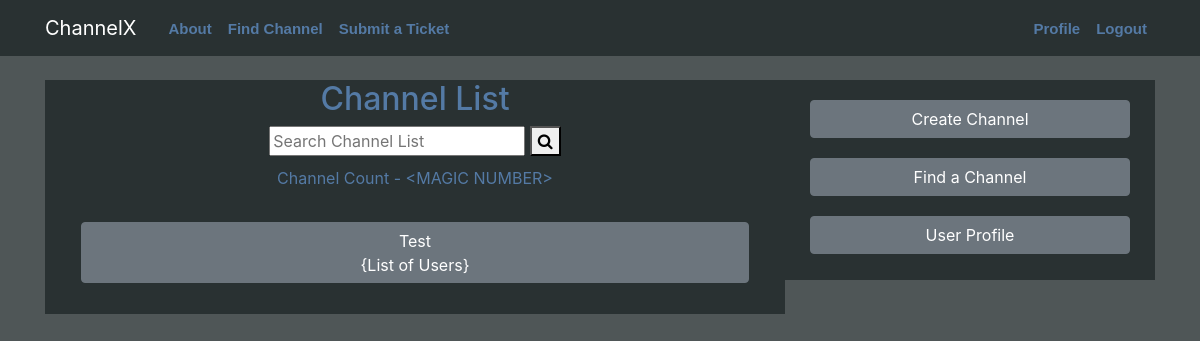
Before: / (signed in) with the older database file.
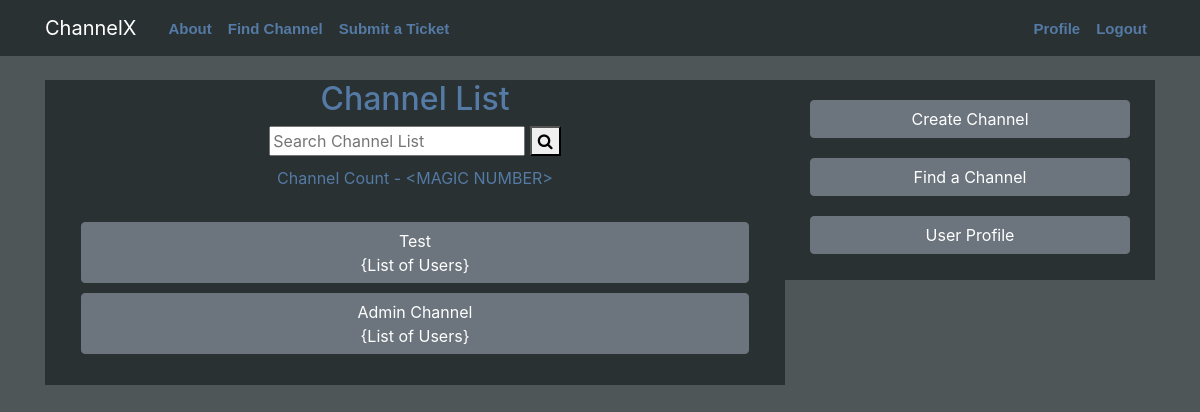
After: the same page with the newer database file.
### main/models.py (models this page shows, shortened)
class Channel(models.Model):
    room_name = models.CharField(max_length=30)
    start_life = models.DateField(default=date.today, null=True)
    expire_date = models.DateField(default=date.today, null=True)
    start_quiet_hour = models.TimeField(default=datetime.now, blank=True)
    end_quiet_hour = models.TimeField(default=datetime.now, blank=True)
    room_owner = models.ForeignKey(User, on_delete=models.CASCADE, null=True)

### main/views.py (the view)
# urls.py: path('', ChannelListView.as_view(), name='main-home'),
class ChannelListView(LoginRequiredMixin, ListView):
    model = Channel
    template_name = "main/home.html"
    context_object_name = "channels"

### main/templates/main/home.html (shortened to what this page needs)
{% extends "main/base.html" %}
{% block content %}
{% load static %}
{% load crispy_forms_tags %}
<body>
  <div class="container-fluid">
    <div class="row content">
      <div class="col-8" style="text-align:center; background-color:#293132">
        <h2>Channel List</h2>
        <div>
            <form>
              <input type="text" placeholder="Search Channel List" name="search">
              <button type="submit"><i class="fa fa-search"></i></button>
              <div style="color: #547aa5; padding:10px">Channel Count - &lt;MAGIC NUMBER&gt;</div>
            </form>
        </div>
          <div class="table-wrapper-scroll-y" style="margin: 3%; background-color:#293132">
            {% for channel in channels %}
              <p style='margin:auto; padding:0px 0px 10px 0px'>
                <a href="{% url 'channel-detail' channel.id %}"><button style="padding-bottom: 5px" class='btn btn-secondary btn-block'>{{ channel.room_name }}<br>{List of Users}</button>
              </p>
            {% endfor %}
          </div>
      </div>
      <div class="col-4" style="height:200px; background-color:#293132;">
                <p style='margin:auto; padding:20px 10px 0px 10px'>
                    <a href="{% url 'channel-create' %}"><button class='btn btn-secondary btn-block'>Create Channel</button></a>
                </p>
                <p style='margin:auto; padding:20px 10px 0px 10px'>
                    <a href="{% url 'main-findchannel' %}"><button class='btn btn-secondary btn-block'>Find a Channel</button></a>
                </p>
                <p style='margin:auto; padding:20px 10px 0px 10px'>
                    <a href="{% url 'main-userprofile' %}"><button class='btn btn-secondary btn-block'>User Profile</button></a>
                </p>
            </div>
        </div>
    </div>
</body>
{% endblock content %}

Changed rows visible on the page:
added Channel: room_name "Admin Channel"
